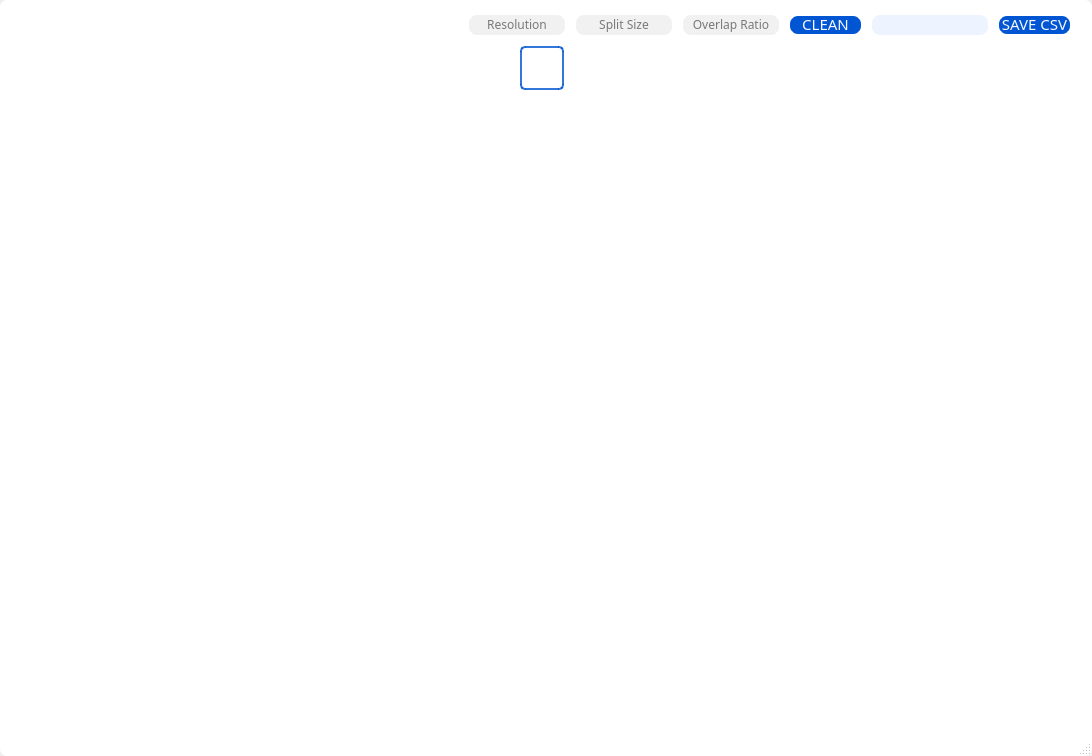
<?xml version="1.0" encoding="UTF-8"?>
<ui version="4.0">
 <class>Dialog</class>
 <widget class="QDialog" name="Dialog">
  <property name="geometry">
   <rect>
    <x>0</x>
    <y>0</y>
    <width>1092</width>
    <height>756</height>
   </rect>
  </property>
  <property name="windowTitle">
   <string>Dialog</string>
  </property>
  <property name="styleSheet">
   <string notr="true"/>
  </property>
  <property name="sizeGripEnabled">
   <bool>true</bool>
  </property>
  <property name="modal">
   <bool>false</bool>
  </property>
  <layout class="QGridLayout" name="gridLayout_4">
   <property name="leftMargin">
    <number>0</number>
   </property>
   <property name="topMargin">
    <number>0</number>
   </property>
   <property name="rightMargin">
    <number>0</number>
   </property>
   <property name="bottomMargin">
    <number>0</number>
   </property>
   <item row="0" column="0">
    <widget class="QFrame" name="frame">
     <property name="styleSheet">
      <string notr="true">border: 1px solid rgba(0,0,0,.12);
border-radius: 7px;
background-color: white;</string>
     </property>
     <layout class="QGridLayout" name="gl_all">
      <property name="leftMargin">
       <number>7</number>
      </property>
      <property name="topMargin">
       <number>7</number>
      </property>
      <property name="rightMargin">
       <number>7</number>
      </property>
      <property name="bottomMargin">
       <number>7</number>
      </property>
      <property name="verticalSpacing">
       <number>9</number>
      </property>
      <item row="0" column="0">
       <layout class="QGridLayout" name="gl_bar">
        <property name="leftMargin">
         <number>7</number>
        </property>
        <property name="topMargin">
         <number>6</number>
        </property>
        <property name="rightMargin">
         <number>13</number>
        </property>
        <property name="horizontalSpacing">
         <number>7</number>
        </property>
        <item row="0" column="3">
         <widget class="QPushButton" name="pb_save_dataset">
          <property name="enabled">
           <bool>false</bool>
          </property>
          <property name="minimumSize">
           <size>
            <width>21</width>
            <height>22</height>
           </size>
          </property>
          <property name="maximumSize">
           <size>
            <width>21</width>
            <height>22</height>
           </size>
          </property>
          <property name="font">
           <font>
            <family>Tw Cen MT Condensed</family>
            <pointsize>12</pointsize>
           </font>
          </property>
          <property name="styleSheet">
           <string notr="true">QPushButton {
	background-color: rgba(0,0,0,0);
	border: none;
}
QPushButton:pressed{
	margin: 1 1 1 1;
	outline: 0;
}
</string>
          </property>
          <property name="text">
           <string/>
          </property>
          <property name="icon">
           <iconset>
            <normaloff>../GUIImg/pb-save-hover.png</normaloff>../GUIImg/pb-save-hover.png</iconset>
          </property>
          <property name="iconSize">
           <size>
            <width>20</width>
            <height>20</height>
           </size>
          </property>
         </widget>
        </item>
        <item row="0" column="7">
         <widget class="QLineEdit" name="le_overlap_ratio">
          <property name="enabled">
           <bool>false</bool>
          </property>
          <property name="minimumSize">
           <size>
            <width>100</width>
            <height>0</height>
           </size>
          </property>
          <property name="maximumSize">
           <size>
            <width>100</width>
            <height>16777215</height>
           </size>
          </property>
          <property name="font">
           <font>
            <family>Tw Cen MT</family>
            <pointsize>9</pointsize>
           </font>
          </property>
          <property name="styleSheet">
           <string notr="true">QLineEdit {
	border: 2px solid white;
	border-radius: 10px;
	background-color: #F1F1F1;
	padding-bottom: 1px;
}
</string>
          </property>
          <property name="text">
           <string/>
          </property>
          <property name="alignment">
           <set>Qt::AlignCenter</set>
          </property>
          <property name="placeholderText">
           <string>Overlap Ratio</string>
          </property>
         </widget>
        </item>
        <item row="0" column="8">
         <widget class="QPushButton" name="pb_clean">
          <property name="enabled">
           <bool>true</bool>
          </property>
          <property name="minimumSize">
           <size>
            <width>75</width>
            <height>22</height>
           </size>
          </property>
          <property name="maximumSize">
           <size>
            <width>75</width>
            <height>22</height>
           </size>
          </property>
          <property name="font">
           <font>
            <family>Tw Cen MT Condensed</family>
            <pointsize>11</pointsize>
            <weight>50</weight>
            <bold>false</bold>
            <kerning>true</kerning>
           </font>
          </property>
          <property name="styleSheet">
           <string notr="true">QPushButton {
	background-color: #0055D2;
	color: #F7F9FF;
	border: 2px solid white;
	border-radius: 10px;
	padding-bottom: 2px;
}
QPushButton:pressed {
	margin: 1 1 1 1;
}</string>
          </property>
          <property name="text">
           <string>CLEAN</string>
          </property>
         </widget>
        </item>
        <item row="0" column="6">
         <widget class="QLineEdit" name="le_crop_size">
          <property name="enabled">
           <bool>false</bool>
          </property>
          <property name="minimumSize">
           <size>
            <width>100</width>
            <height>0</height>
           </size>
          </property>
          <property name="maximumSize">
           <size>
            <width>100</width>
            <height>16777215</height>
           </size>
          </property>
          <property name="font">
           <font>
            <family>Tw Cen MT</family>
            <pointsize>9</pointsize>
           </font>
          </property>
          <property name="styleSheet">
           <string notr="true">QLineEdit {
	border: 2px solid white;
	border-radius: 10px;
	background-color: #F1F1F1;
	padding-bottom: 1px;
}</string>
          </property>
          <property name="text">
           <string/>
          </property>
          <property name="alignment">
           <set>Qt::AlignCenter</set>
          </property>
          <property name="placeholderText">
           <string>Split Size</string>
          </property>
         </widget>
        </item>
        <item row="0" column="0">
         <widget class="QPushButton" name="pb_leave">
          <property name="minimumSize">
           <size>
            <width>21</width>
            <height>22</height>
           </size>
          </property>
          <property name="maximumSize">
           <size>
            <width>21</width>
            <height>22</height>
           </size>
          </property>
          <property name="font">
           <font>
            <family>Tw Cen MT Condensed</family>
            <pointsize>12</pointsize>
            <weight>50</weight>
            <bold>false</bold>
           </font>
          </property>
          <property name="styleSheet">
           <string notr="true">QPushButton {
	background-color: rgba(0,0,0,0);
	border: none;
}
QPushButton:pressed{
	margin: 1 1 1 1;
	outline: 0;
}


</string>
          </property>
          <property name="text">
           <string/>
          </property>
          <property name="icon">
           <iconset>
            <normaloff>../GUIImg/exit.png</normaloff>../GUIImg/exit.png</iconset>
          </property>
          <property name="iconSize">
           <size>
            <width>20</width>
            <height>20</height>
           </size>
          </property>
          <property name="checkable">
           <bool>true</bool>
          </property>
         </widget>
        </item>
        <item row="0" column="9">
         <widget class="QLabel" name="info_display">
          <property name="minimumSize">
           <size>
            <width>120</width>
            <height>0</height>
           </size>
          </property>
          <property name="maximumSize">
           <size>
            <width>120</width>
            <height>16777215</height>
           </size>
          </property>
          <property name="font">
           <font>
            <family>Tw Cen MT</family>
            <pointsize>9</pointsize>
           </font>
          </property>
          <property name="styleSheet">
           <string notr="true">background-color: #EDF3FF;
border: 2px solid white;
border-radius: 10px;
padding-bottom: 1px;</string>
          </property>
          <property name="text">
           <string/>
          </property>
          <property name="alignment">
           <set>Qt::AlignCenter</set>
          </property>
         </widget>
        </item>
        <item row="0" column="1">
         <widget class="QPushButton" name="pb_openfile">
          <property name="minimumSize">
           <size>
            <width>21</width>
            <height>22</height>
           </size>
          </property>
          <property name="maximumSize">
           <size>
            <width>21</width>
            <height>22</height>
           </size>
          </property>
          <property name="font">
           <font>
            <family>Tw Cen MT Condensed</family>
            <pointsize>12</pointsize>
            <weight>50</weight>
            <bold>false</bold>
           </font>
          </property>
          <property name="styleSheet">
           <string notr="true">QPushButton {
	background-color: rgba(0,0,0,0);
	border: none;
}
QPushButton:pressed{
	margin: 1 1 1 1;
	outline: 0;
}


</string>
          </property>
          <property name="text">
           <string/>
          </property>
          <property name="icon">
           <iconset>
            <normaloff>../GUIImg/image.png</normaloff>../GUIImg/image.png</iconset>
          </property>
          <property name="iconSize">
           <size>
            <width>20</width>
            <height>20</height>
           </size>
          </property>
          <property name="checkable">
           <bool>true</bool>
          </property>
         </widget>
        </item>
        <item row="0" column="5">
         <widget class="QLineEdit" name="le_crop_size_2">
          <property name="enabled">
           <bool>false</bool>
          </property>
          <property name="minimumSize">
           <size>
            <width>100</width>
            <height>0</height>
           </size>
          </property>
          <property name="maximumSize">
           <size>
            <width>100</width>
            <height>16777215</height>
           </size>
          </property>
          <property name="font">
           <font>
            <family>Tw Cen MT</family>
            <pointsize>9</pointsize>
           </font>
          </property>
          <property name="styleSheet">
           <string notr="true">QLineEdit {
	border: 2px solid white;
	border-radius: 10px;
	background-color: #F1F1F1;
	padding-bottom: 1px;
}</string>
          </property>
          <property name="text">
           <string/>
          </property>
          <property name="alignment">
           <set>Qt::AlignCenter</set>
          </property>
          <property name="placeholderText">
           <string>Resolution</string>
          </property>
         </widget>
        </item>
        <item row="0" column="2">
         <widget class="QPushButton" name="pb_loadcsv">
          <property name="enabled">
           <bool>false</bool>
          </property>
          <property name="minimumSize">
           <size>
            <width>21</width>
            <height>22</height>
           </size>
          </property>
          <property name="maximumSize">
           <size>
            <width>21</width>
            <height>22</height>
           </size>
          </property>
          <property name="font">
           <font>
            <family>Tw Cen MT Condensed</family>
            <pointsize>10</pointsize>
            <weight>75</weight>
            <bold>true</bold>
           </font>
          </property>
          <property name="styleSheet">
           <string notr="true">QPushButton {
	background-color: rgba(0,0,0,0);
	border: none;
}
QPushButton:pressed{
	margin: 1 1 1 1;
	outline: 0;
}
</string>
          </property>
          <property name="text">
           <string/>
          </property>
          <property name="icon">
           <iconset>
            <normaloff>../GUIImg/placeholder.png</normaloff>../GUIImg/placeholder.png</iconset>
          </property>
          <property name="iconSize">
           <size>
            <width>20</width>
            <height>20</height>
           </size>
          </property>
          <property name="checkable">
           <bool>true</bool>
          </property>
         </widget>
        </item>
        <item row="0" column="4">
         <spacer name="horizontalSpacer">
          <property name="orientation">
           <enum>Qt::Horizontal</enum>
          </property>
          <property name="sizeHint" stdset="0">
           <size>
            <width>40</width>
            <height>20</height>
           </size>
          </property>
         </spacer>
        </item>
        <item row="0" column="10">
         <widget class="QPushButton" name="pb_save_csv">
          <property name="enabled">
           <bool>false</bool>
          </property>
          <property name="minimumSize">
           <size>
            <width>75</width>
            <height>22</height>
           </size>
          </property>
          <property name="maximumSize">
           <size>
            <width>75</width>
            <height>22</height>
           </size>
          </property>
          <property name="font">
           <font>
            <family>Tw Cen MT Condensed</family>
            <pointsize>11</pointsize>
            <weight>50</weight>
            <bold>false</bold>
           </font>
          </property>
          <property name="styleSheet">
           <string notr="true">QPushButton {
	background-color: #0055D2;
	color: #F7F9FF;
	border: 2px solid white;
	border-radius: 10px;
	padding-bottom: 2px;
}
QPushButton:pressed {
	margin: 1 1 1 1;
}</string>
          </property>
          <property name="text">
           <string>SAVE CSV</string>
          </property>
         </widget>
        </item>
       </layout>
      </item>
      <item row="1" column="0">
       <layout class="QHBoxLayout" name="horizontalLayout" stretch="0,1">
        <property name="spacing">
         <number>8</number>
        </property>
        <item>
         <layout class="QGridLayout" name="gl_mode">
          <property name="leftMargin">
           <number>6</number>
          </property>
          <property name="verticalSpacing">
           <number>8</number>
          </property>
          <item row="0" column="0">
           <widget class="QPushButton" name="pb_select_mode">
            <property name="enabled">
             <bool>true</bool>
            </property>
            <property name="minimumSize">
             <size>
              <width>44</width>
              <height>44</height>
             </size>
            </property>
            <property name="maximumSize">
             <size>
              <width>44</width>
              <height>44</height>
             </size>
            </property>
            <property name="styleSheet">
             <string notr="true">QPushButton {
	border: 2px solid rgba(0, 85, 210, 0.8);
	border-radius: 5px;
	background-color: rgba(154, 186, 250, .35);
}

QPushButton:pressed{
	margin: 1 1 1 1;
	outline: 0;
}</string>
            </property>
            <property name="text">
             <string/>
            </property>
            <property name="icon">
             <iconset>
              <normaloff>../GUIImg/click.png</normaloff>../GUIImg/click.png</iconset>
            </property>
            <property name="iconSize">
             <size>
              <width>26</width>
              <height>26</height>
             </size>
            </property>
           </widget>
          </item>
          <item row="1" column="0">
           <widget class="QPushButton" name="pb_crop_mode">
            <property name="minimumSize">
             <size>
              <width>44</width>
              <height>44</height>
             </size>
            </property>
            <property name="maximumSize">
             <size>
              <width>44</width>
              <height>44</height>
             </size>
            </property>
            <property name="styleSheet">
             <string notr="true">QPushButton {
	border: None;
	border-radius: 5px;
}

QPushButton:pressed{
	margin: 1 1 1 1;
	outline: 0;
}

QPushButton:hover {
	background-color: #EDF3FF;
}

</string>
            </property>
            <property name="text">
             <string/>
            </property>
            <property name="icon">
             <iconset>
              <normaloff>../GUIImg/bnbox.png</normaloff>../GUIImg/bnbox.png</iconset>
            </property>
            <property name="iconSize">
             <size>
              <width>25</width>
              <height>25</height>
             </size>
            </property>
           </widget>
          </item>
          <item row="2" column="0">
           <spacer name="verticalSpacer">
            <property name="orientation">
             <enum>Qt::Vertical</enum>
            </property>
            <property name="sizeHint" stdset="0">
             <size>
              <width>20</width>
              <height>100</height>
             </size>
            </property>
           </spacer>
          </item>
         </layout>
        </item>
        <item>
         <layout class="QGridLayout" name="gl_canvas">
          <property name="leftMargin">
           <number>2</number>
          </property>
          <property name="topMargin">
           <number>0</number>
          </property>
          <property name="rightMargin">
           <number>12</number>
          </property>
          <property name="bottomMargin">
           <number>12</number>
          </property>
         </layout>
        </item>
       </layout>
      </item>
     </layout>
    </widget>
   </item>
  </layout>
 </widget>
 <resources/>
 <connections/>
</ui>
